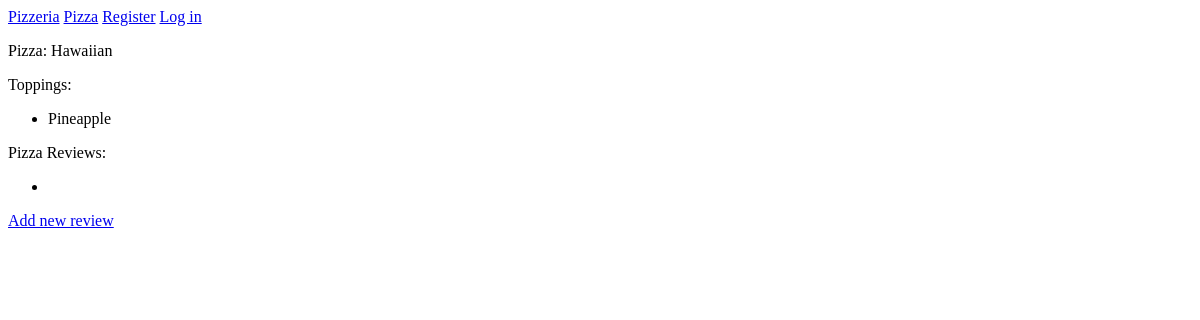
The app's page /pizzas/1/, older data.
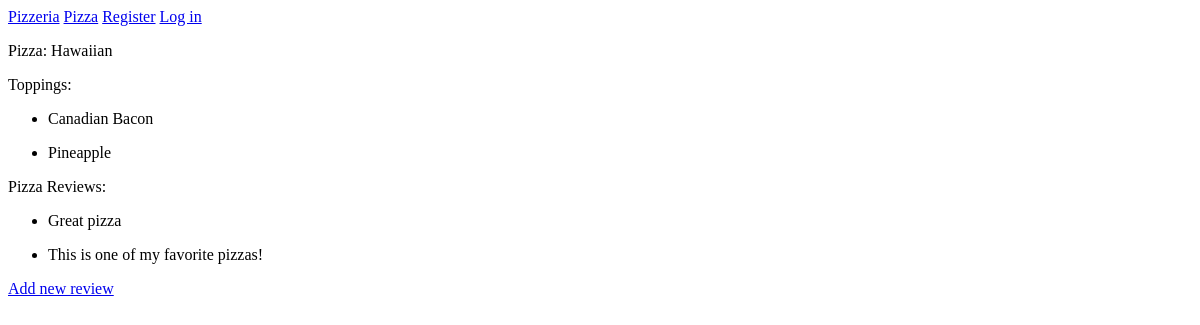
The same page, newer data.
### pizzas/models.py (models this page shows, shortened)
class Topping(models.Model):
    pizza = models.ForeignKey(Pizza, on_delete=models.CASCADE)
    name = models.TextField()
    date_added = models.DateTimeField(auto_now_add=True)
    def __str__(self):
        return f"{self.name[:50]}"

class Review(models.Model):
    pizza = models.ForeignKey(Pizza, on_delete=models.CASCADE)
    text = models.TextField()
    date_added = models.DateTimeField(auto_now_add=True)

### pizzas/views.py (the view)
# urls.py: path('pizzas/<int:pizza_id>/', views.pizza,name='pizza'),
def pizza(request, pizza_id):
    pizza = Pizza.objects.get(id=pizza_id)
    toppings = pizza.topping_set.order_by('-date_added')
    reviews = pizza.review_set.order_by('-date_added')
    context = {'pizza':pizza, 'toppings':toppings, 'reviews':reviews}
    return render(request, 'pizzas/pizza.html', context)

### pizzas/models.py (called while the page is built)
    def __str__(self):
        return self.text

### pizzas/templates/pizzas/pizza.html (shortened to what this page needs)
{% extends "pizzas/base.html" %}
{% block content %}
<p>Pizza: {{ pizza }}</p>
<p>Toppings:</p>
<ul>
    {% for topping in toppings %}
    <li>
        <p>{{ topping }}</p>
    </li>
    {% empty %}
    <li>There are no toppings for this pizza yet.</li>
    {% endfor %}
</ul>
<p>Pizza Reviews:</p>
<ul>
    {% for review in reviews %}
    <li>
        <p>{{ review.text|linebreaks }}</p>
    </li>
    {% empty %}
    <li> </li>
    {% endfor %}
</ul>
<p>
    <a href="{% url 'pizzas:new_review' pizza.id %}">Add new review</a>
</p>
{% endblock content %}

Row changes from the older to the newer data that the page shows:
added Topping: name "Canadian Bacon"
added Review: text "Great pizza"
added Review: text "This is one of my favorite pizzas!"
